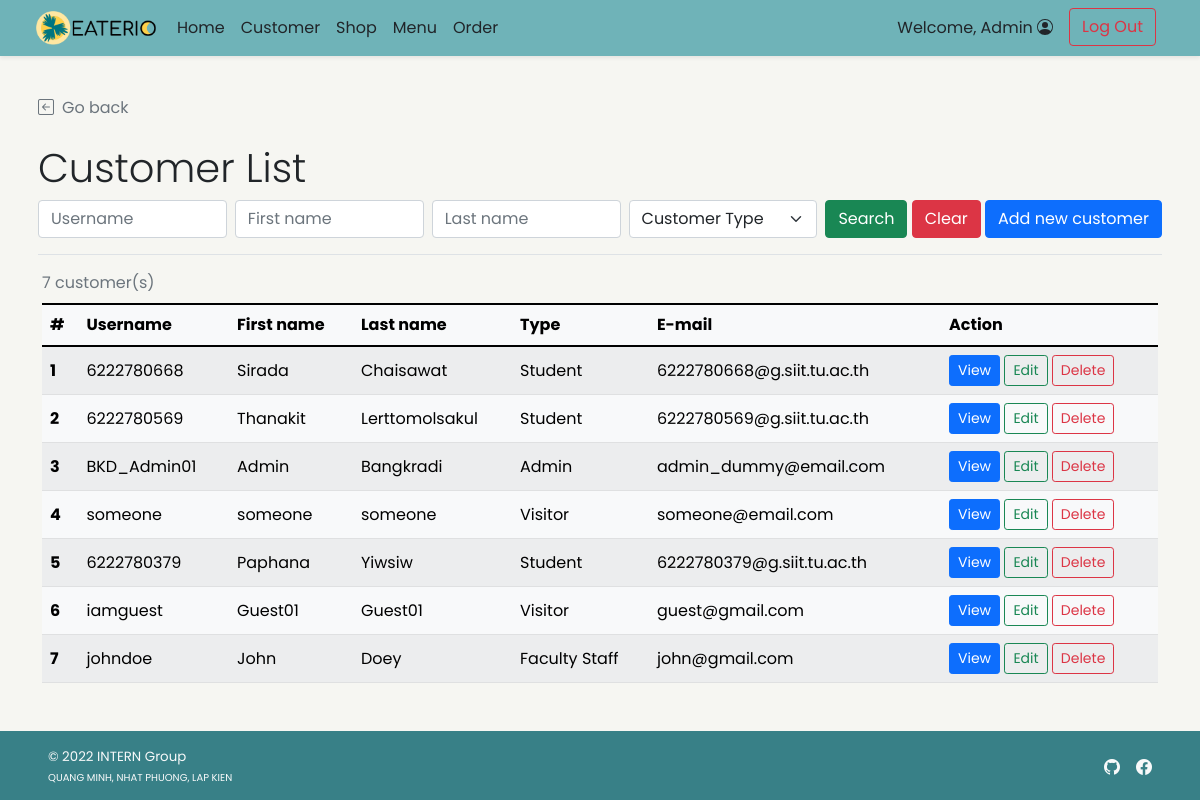
The app's page /admin/admin_customer_list.php (signed in) with its own data.
### tables this page shows
CREATE TABLE `customer` (
  `c_id` int(11) NOT NULL,
  `c_username` varchar(45) NOT NULL,
  `c_pwd` varchar(45) NOT NULL,
  `c_firstname` varchar(45) NOT NULL,
  `c_lastname` varchar(45) NOT NULL,
  `c_email` varchar(100) NOT NULL,
  `c_gender` varchar(1) NOT NULL COMMENT 'M for Male, F for Female',
  `c_type` varchar(3) NOT NULL COMMENT 'Type of customer in this canteen (STD for student, INS for instructor, STF for staff, GUE for guest, ADM for admin, OTH for other)'
);

### admin/admin_customer_list.php (the view, shortened to what this page needs)
<!DOCTYPE html>
<html lang="en" class="h-100">
<head>
    <?php
        include("../conn_db.php");
        include('../head.php');
    ?>
    <link href="../css/main.css" rel="stylesheet">
</head>
<body class="d-flex flex-column h-100">
    <?php include('nav_header_admin.php')?>
    <div class="container p-2 pb-0" id="admin-dashboard">
        <div class="mt-4 border-bottom">
            <a class="nav nav-item text-decoration-none text-muted mb-2" href="#" onclick="history.back();">
                <i class="bi bi-arrow-left-square me-2"></i>Go back
            </a>
            <h2 class="pt-3 display-6">Customer List</h2>
            <form class="form-floating mb-3" method="GET" action="admin_customer_list.php">
                <div class="row g-2">
                    <div class="col">
                        <input type="text" class="form-control" id="username" name="un" placeholder="Username"
                            <?php if(isset($_GET["search"])){?>value="<?php echo $_GET["un"];?>" <?php } ?>>
                    </div>
                    <div class="col">
                        <input type="text" class="form-control" id="firstname" name="fn" placeholder="First name"
                            <?php if(isset($_GET["search"])){?>value="<?php echo $_GET["fn"];?>" <?php } ?>>
                    </div>
                    <div class="col">
                        <input type="text" class="form-control" id="lastname" name="ln" placeholder="Last name"
                            <?php if(isset($_GET["search"])){?>value="<?php echo $_GET["ln"];?>" <?php } ?>>
                    </div>
                    <div class="col">
                        <select class="form-select" id="utype" name="ut">
                            <?php if(isset($_GET["search"])){?>
                            <option selected value="">Customer Type</option>
                            <option value="STD" <?php if($_GET["ut"]=="STD"){ echo "selected";}?>>Student</option>
                            <option value="INS" <?php if($_GET["ut"]=="INS"){ echo "selected";}?>>Professor</option>
                            <option value="TAS" <?php if($_GET["ut"]=="TAS"){ echo "selected";}?>>Teaching Assistant
                            </option>
                            <option value="STF" <?php if($_GET["ut"]=="STF"){ echo "selected";}?>>Faculty Staff</option>
                            <option value="GUE" <?php if($_GET["ut"]=="GUE"){ echo "selected";}?>>Visitor</option>
                            <option value="ADM" <?php if($_GET["ut"]=="ADM"){ echo "selected";}?>>Admin</option>
                            <option value="OTH" <?php if($_GET["ut"]=="OTH"){ echo "selected";}?>>Other</option>
                            <?php }else{ ?>
                            <option selected value="">Customer Type</option>
                            <?php } ?>
                        </select>
                    </div>
                    <div class="col-auto">
                        <button type="submit" name="search" value="1" class="btn btn-success">Search</button>
                        <button type="reset" class="btn btn-danger"
                            onclick="javascript: window.location='admin_customer_list.php'">Clear</button>
                        <a href="admin_customer_add.php" class="btn btn-primary">Add new customer</a>
                    </div>
                </div>
            </form>
        </div>
    </div>
    <div class="container pt-2" id="cust-table">
        <?php
            if(!isset($_GET["search"])){
                $search_query = "SELECT c_id,c_username,c_firstname,c_lastname,c_type,c_email FROM customer;";
            }
            $search_result = $mysqli -> query($search_query);
            $search_numrow = $search_result -> num_rows;
            if($search_numrow == 0){
        ?>
        <div class="row">
            <div class="col mt-2 ms-2 p-2 bg-danger text-white rounded text-start">
                <svg xmlns="http://www.w3.org/2000/svg" width="16" height="16" fill="currentColor"
                    class="bi bi-x-circle ms-2" viewBox="0 0 16 16">
                    <path d="M8 15A7 7 0 1 1 8 1a7 7 0 0 1 0 14zm0 1A8 8 0 1 0 8 0a8 8 0 0 0 0 16z" />
                    <path
                        d="M4.646 4.646a.5.5 0 0 1 .708 0L8 7.293l2.646-2.647a.5.5 0 0 1 .708.708L8.707 8l2.647 2.646a.5.5 0 0 1-.708.708L8 8.707l-2.646 2.647a.5.5 0 0 1-.708-.708L7.293 8 4.646 5.354a.5.5 0 0 1 0-.708z" />
                </svg><span class="ms-2 mt-2">No customer found!</span>
                <a href="admin_customer_list.php" class="text-white">Clear Search Result</a>
            </div>
        </div>
        <?php } else{ ?>
        <div class="table-responsive">
        <table class="table rounded-5 table-light table-striped table-hover align-middle caption-top mb-5">
            <caption><?php echo $search_numrow;?> customer(s) <?php if(isset($_GET["search"])){?><br /><a
                    Result</a><?php } ?></caption>
            <thead class="bg-light">
                <tr>
                    <th scope="col">#</th>
                    <th scope="col">Username</th>
                    <th scope="col">First name</th>
                    <th scope="col">Last name</th>
                    <th scope="col">Type</th>
                    <th scope="col">E-mail</th>
                    <th scope="col">Action</th>
                </tr>
            </thead>
            <tbody>
                <?php $i=1; while($row = $search_result -> fetch_array()){ ?>
                <tr>
                    <th><?php echo $i++;?></th>
                    <td><?php echo $row["c_username"];?></td>
                    <td><?php echo $row["c_firstname"];?></td>
                    <td><?php echo $row["c_lastname"];?></td>
                    <td><?php
                        switch($row["c_type"]){
                            case "STD": echo "Student"; break;
                            case "STF": echo "Faculty Staff"; break;
                            case "GUE": echo "Visitor"; break;
                            case "ADM": echo "Admin"; break;
                        }
                    ?>
                    </td>
                    <td><?php echo $row["c_email"];?></td>
                    <td>
                        <a href="admin_customer_detail.php?c_id=<?php echo $row["c_id"]?>"
                            class="btn btn-sm btn-primary">View</a>
                        <a href="admin_customer_edit.php?c_id=<?php echo $row["c_id"]?>"
                            class="btn btn-sm btn-outline-success">Edit</a>
                        <a href="admin_customer_delete.php?c_id=<?php echo $row["c_id"]?>"
                            class="btn btn-sm btn-outline-danger">Delete</a>
                    </td>
                </tr>
                <?php } ?>
            </tbody>
        </table>
        </div>
        <?php }
        ?>
    </div>
    <?php include 'admin_footer.php';?>
</body>
</html>

### css/main.css (style rules this page uses)
html { height: 100%; }
body { height: 100%; padding-top: 4rem; margin-bottom: -50px; font-family: 'Poppins', 'Noto Sans Thai', sans-serif; background-color: #F6F6F2; }
a { cursor: pointer; }
.bg-light { background-color: #6FB3B8 !important; }
.bi { vertical-align: -.125em; fill: currentColor; }

### records on screen
customer: c_username "6222780668", c_firstname "Sirada", c_lastname "Chaisawat", c_type "Student", c_email "6222780668@g.siit.tu.ac.th"
customer: c_username "6222780569", c_firstname "Thanakit", c_lastname "Lerttomolsakul", c_type "Student", c_email "6222780569@g.siit.tu.ac.th"
customer: c_username "BKD_Admin01", c_firstname "Admin", c_lastname "Bangkradi", c_type "Admin", c_email "admin_dummy@email.com"
customer: c_username "someone", c_firstname "someone", c_lastname "someone", c_type "Visitor", c_email "someone@email.com"
customer: c_username "6222780379", c_firstname "Paphana", c_lastname "Yiwsiw", c_type "Student", c_email "6222780379@g.siit.tu.ac.th"
customer: c_username "iamguest", c_firstname "Guest01", c_lastname "Guest01", c_type "Visitor", c_email "guest@gmail.com"
customer: c_username "johndoe", c_firstname "John", c_lastname "Doey", c_type "Faculty Staff", c_email "john@gmail.com"

### other values on screen
$_SESSION['firstname'] "Admin"
$search_numrow "7"
